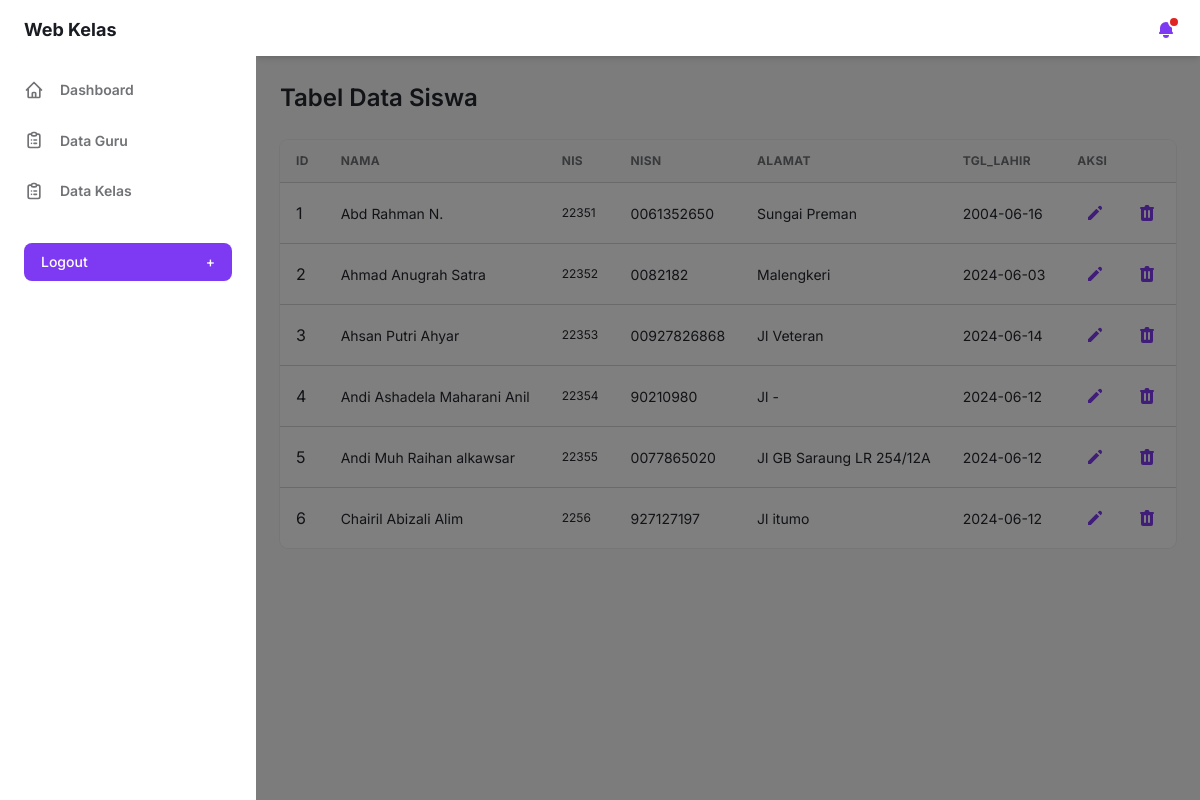
/webkelas/view_siswa.php (signed in), run on the app's committed database.
### tables this page shows
CREATE TABLE `siswa` (
  `id` int(11) NOT NULL,
  `nama` varchar(100) NOT NULL,
  `nis` varchar(100) NOT NULL,
  `nisn` varchar(100) NOT NULL,
  `alamat` varchar(100) NOT NULL,
  `tgl_lahir` date NOT NULL,
  `id_kelas` int(11) NOT NULL
);

### webkelas/view_siswa.php (the view, shortened to what this page needs)
<!DOCTYPE html>
<html :class="{ 'theme-dark': false }" x-data="data()" lang="en">
<head>
    <?php require_once './views/header.php'; ?>
</head>
<body>
    <div class="flex h-screen bg-gray-50 dark:bg-gray-900" :class="{ 'overflow-hidden': isSideMenuOpen }">
        <?php require_once './views/sidebar.php'; ?>
        <div class="flex flex-col flex-1 w-full">
            <?php require_once './views/navbar.php'; ?>
            <main class="h-full pb-16 overflow-y-auto">
                <div class="container grid px-6 mx-auto">
                    <h2 class="my-6 text-2xl font-semibold text-gray-700 dark:text-gray-200">
                        Tabel Data Siswa
                    </h2>
                    <div class="w-full overflow-hidden rounded-lg shadow-xs">
                        <div class="w-full overflow-x-auto">
                            <table class="w-full whitespace-no-wrap">
                                <thead>
                                    <tr
                                        class="text-xs font-semibold tracking-wide text-left text-gray-500 uppercase border-b dark:border-gray-700 bg-gray-50 dark:text-gray-400 dark:bg-gray-800">
                                        <th class="px-4 py-3">id</th>
                                        <th class="px-4 py-3">nama</th>
                                        <th class="px-4 py-3">nis</th>
                                        <th class="px-4 py-3">nisn</th>
                                        <th class="px-4 py-3">alamat</th>
                                        <th class="px-4 py-3">tgl_lahir</th>
                                        <th class="px-4 py-3">aksi</th>
                                    </tr>
                                </thead>
                                <tbody class="bg-white divide-y dark:divide-gray-700 dark:bg-gray-800">
                                    <?php
                                    require_once "db.php";
                                    $i = 1;
                                    $query = mysqli_query($koneksi, "SELECT * FROM siswa ORDER BY nama");
                                    while ($data = mysqli_fetch_array($query)) {
                                        ?>
                                        <tr class="text-gray-700 dark:text-gray-400">
                                            <td class="px-4 py-3">
                                                <?php echo $i; ?>
                                            </td>
                                            <td class="px-4 py-3 text-sm">
                                                <?= $data['nama'] ?>
                                            </td>
                                            <td class="px-4 py-3 text-xs">
                                                <?= $data['nis'] ?>
                                            </td>
                                            <td class="px-4 py-3 text-sm">
                                                <?= $data['nisn'] ?>
                                            </td>
                                            <td class="px-4 py-3 text-sm">
                                                <?= $data['alamat'] ?>
                                            </td>
                                            <td class="px-4 py-3 text-sm">
                                                <?= $data['tgl_lahir'] ?>
                                            </td>
                                            <td class="px-4 py-3">
                                                <div class="flex items-center space-x-4 text-sm">
                                                    <a href="ubah_siswa.php?id=<?php echo $data['id']; ?>"
                                                        class="flex items-center justify-between px-2 py-2 text-sm font-medium leading-5 text-purple-600 rounded-lg dark:text-gray-400 focus:outline-none focus:shadow-outline-gray"
                                                        aria-label="Edit">
                                                        <svg class="w-5 h-5" aria-hidden="true" fill="currentColor"
                                                            viewBox="0 0 20 20">
                                                            <path
                                                                d="M13.586 3.586a2 2 0 112.828 2.828l-.793.793-2.828-2.828.793-.793zM11.379 5.793L3 14.172V17h2.828l8.38-8.379-2.83-2.828z">
                                                            </path>
                                                        </svg>
                                                    </a>
                                                    <a href="hapus_siswa.php?id=<?php echo $data['id']; ?>"
                                                        class="flex items-center justify-between px-2 py-2 text-sm font-medium leading-5 text-purple-600 rounded-lg dark:text-gray-400 focus:outline-none focus:shadow-outline-gray"
                                                        aria-label="Delete">
                                                    </a>
                                                </div>
                                            </td>
                                        </tr>
                                        <?php
                                        $i++;
                                    }
                                    ?>
                                </tbody>
                            </table>
                        </div>
                    </div>
                </div>
            </main>
        </div>
    </div>
</body>
</html>

### data on the page
siswa: nama "Abd Rahman N.", nis "22351", nisn "0061352650", alamat "Sungai Preman", tgl_lahir "2004-06-16"
siswa: nama "Ahmad Anugrah Satra", nis "22352", nisn "0082182", alamat "Malengkeri", tgl_lahir "2024-06-03"
siswa: nama "Ahsan Putri Ahyar", nis "22353", nisn "00927826868", alamat "Jl Veteran", tgl_lahir "2024-06-14"
siswa: nama "Andi Ashadela Maharani Anil", nis "22354", nisn "90210980", alamat "Jl -", tgl_lahir "2024-06-12"
siswa: nama "Andi Muh Raihan alkawsar", nis "22355", nisn "0077865020", alamat "Jl GB Saraung LR 254/12A", tgl_lahir "2024-06-12"
siswa: nama "Chairil Abizali Alim", nis "2256", nisn "927127197", alamat "Jl itumo", tgl_lahir "2024-06-12"
